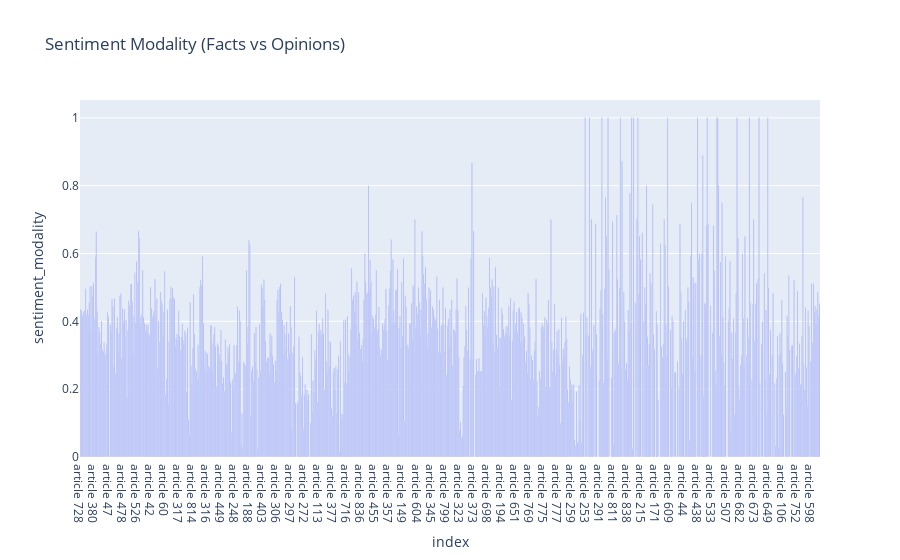

The notebook cell this image was saved under:
### Code cell
px.bar(articles_df, x='index', y='sentiment_modality', title='Sentiment Modality (Facts vs Opinions)')

### Figure 1 — Plotly figure (JSON) as saved in the notebook; plotly's stock layout.template omitted (floating-point values rounded to 4 significant figures; data arrays with more than 128 entries replaced by an {"elided": "..."} marker saying what was removed)
{"data": [{"alignmentgroup": "True", "hovertemplate": "index=%{x}<br>sentiment_modality=%{y}<extra></extra>", "legendgroup": "", "marker": {"color": "#636efa", "pattern": {"shape": ""}}, "name": "", "offsetgroup": "", "orientation": "v", "showlegend": false, "textposition": "auto", "type": "bar", "x": {"elided": "843 str values"}, "xaxis": "x", "y": {"elided": "843 float values"}, "yaxis": "y"}], "layout": {"barmode": "relative", "legend": {"tracegroupgap": 0}, "title": {"text": "Sentiment Modality (Facts vs Opinions)"}, "xaxis": {"anchor": "y", "domain": [0, 1], "title": {"text": "index"}}, "yaxis": {"anchor": "x", "domain": [0, 1], "title": {"text": "sentiment_modality"}}}}
